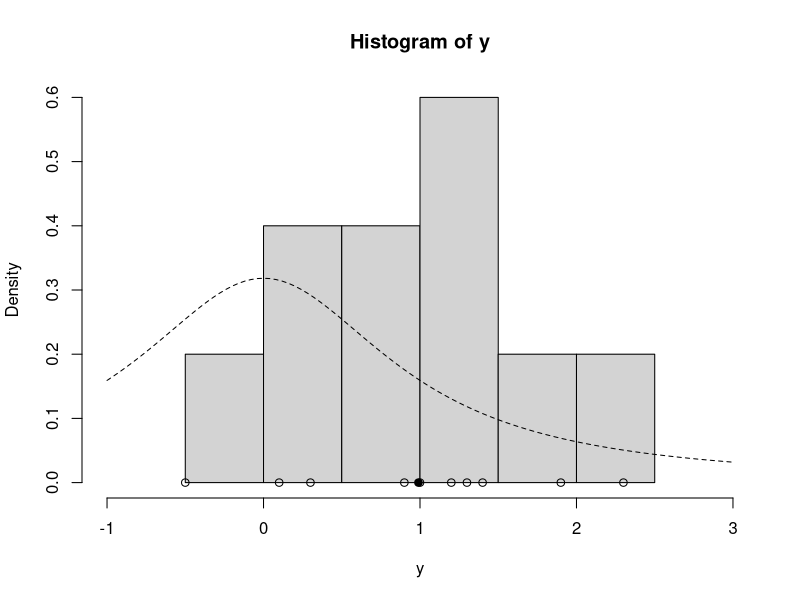
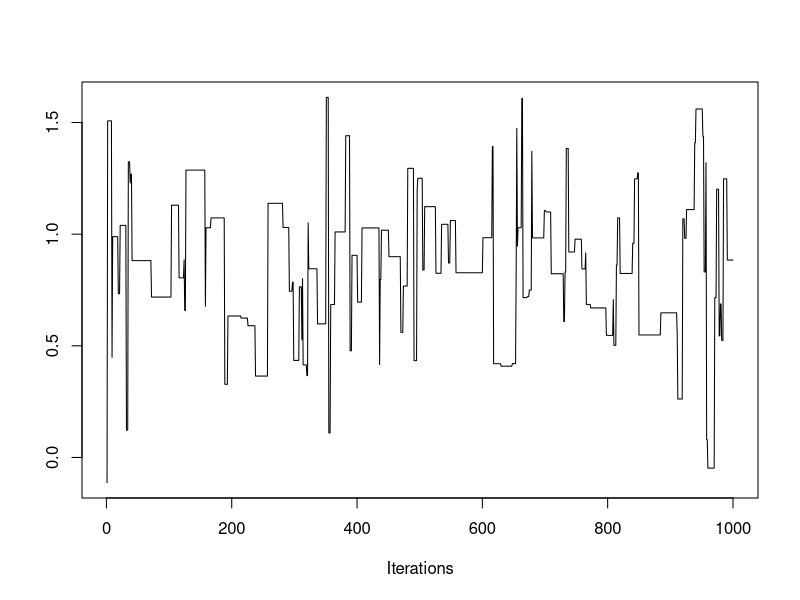
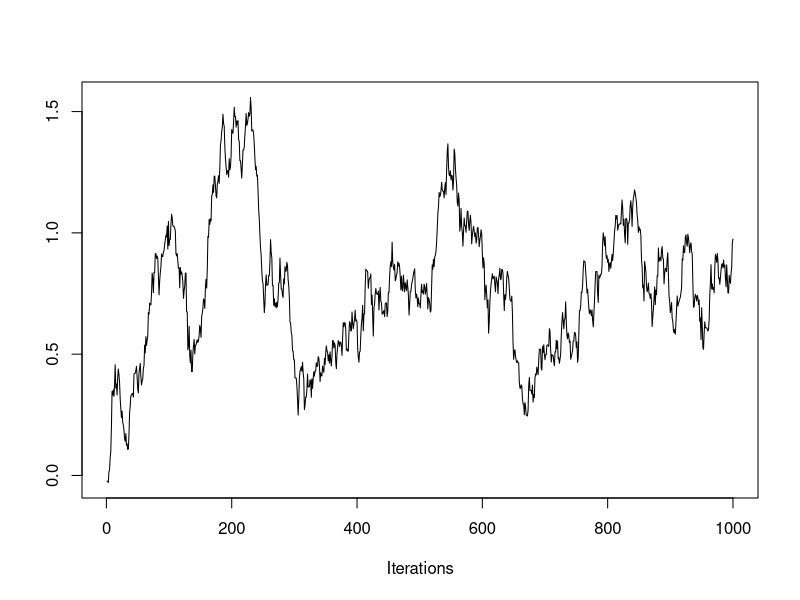
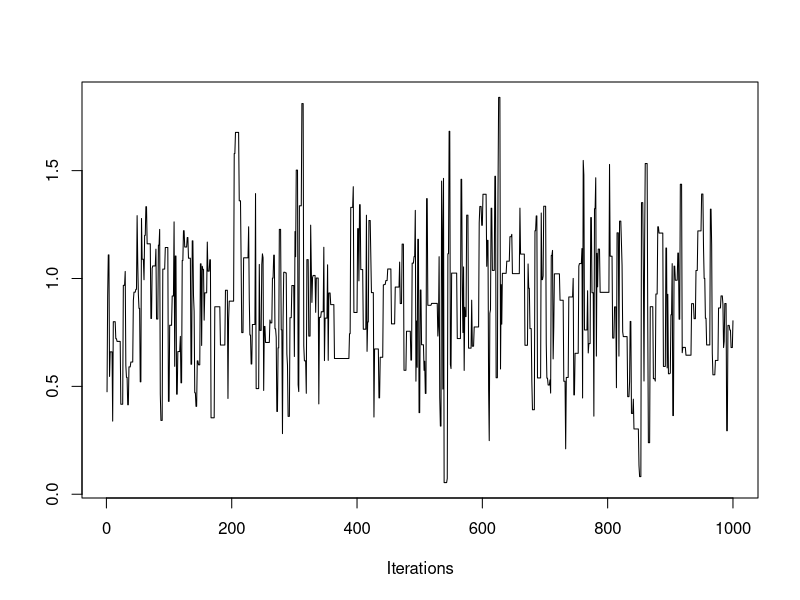
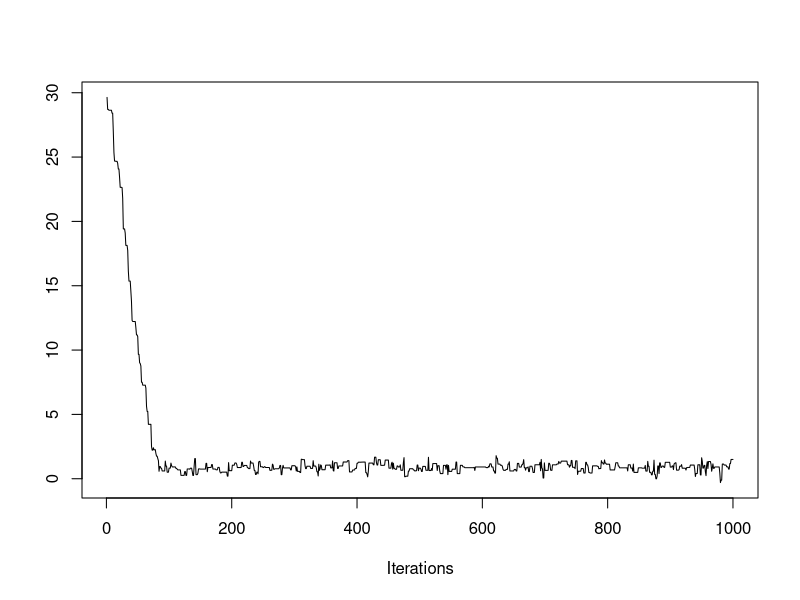
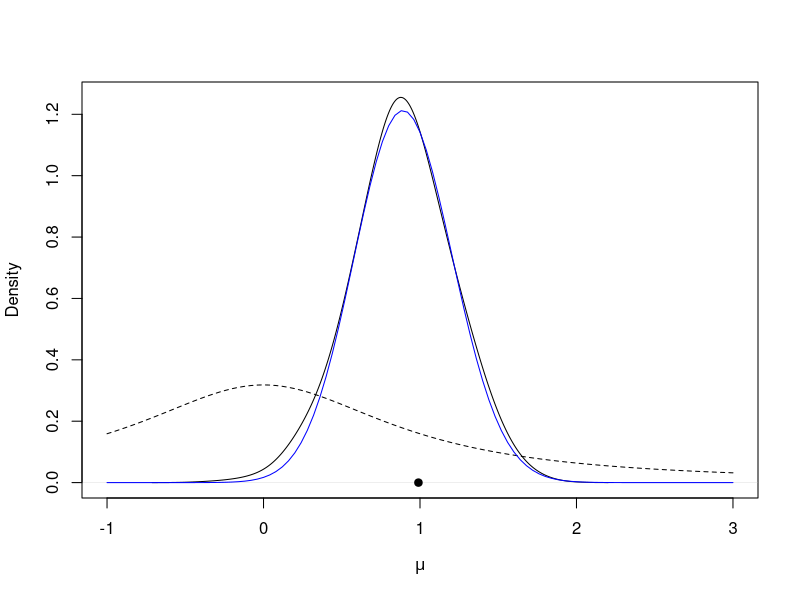

Reproduce these figures in R, in order.
#https://d3c33hcgiwev3.cloudfront.net/_caf094bf3db01507bea6305d040883e4_lesson_04.html?Expires=1684627200&Signature=ieSfNn7pOOTrYqhr89EkQisfeDj6PfR8PH3rHziVho87fMf7TpA3T9-~li5mRI-dbomUYq2gASX1B37RzeWVl3Zp5TTzcP-OLyEMzSSWq07FDZ1mqB-M5jVTNZtdEJuURZKA6d6buYi67CeiI-8wwLbHasmm1wEIPsRZKgSfXUU_&Key-Pair-Id=APKAJLTNE6QMUY6HBC5A


lg = function(mu, n, ybar) {
  mu2 = mu^2
  n * (ybar * mu - mu2 / 2.0) - log(1 + mu2)
}

mh = function(n, ybar, n_iter, mu_init, cand_sd) {
  ## Random-Walk Metropolis-Hastings algorithm
  
  ## step 1, initialize
  mu_out = numeric(n_iter)
  accpt = 0
  mu_now = mu_init
  lg_now = lg(mu=mu_now, n=n, ybar=ybar)
  
  ## step 2, iterate
  for (i in 1:n_iter) {
    ## step 2a
    mu_cand = rnorm(n=1, mean=mu_now, sd=cand_sd) # draw a candidate
    
    ## step 2b
    lg_cand = lg(mu=mu_cand, n=n, ybar=ybar) # evaluate log of g with the candidate
    lalpha = lg_cand - lg_now # log of acceptance ratio
    alpha = exp(lalpha)
    
    ## step 2c
    u = runif(1) # draw a uniform variable which will be less than alpha with probability min(1, alpha)
    if (u < alpha) { # then accept the candidate
      mu_now = mu_cand
      accpt = accpt + 1 # to keep track of acceptance
      lg_now = lg_cand
    }
    
    ## collect results
    mu_out[i] = mu_now # save this iteration's value of mu
  }
  
  ## return a list of output
  list(mu=mu_out, accpt=accpt/n_iter)
}



# -- values 
y = c(1.2, 1.4, -0.5, 0.3, 0.9, 2.3, 1.0, 0.1, 1.3, 1.9)
ybar = mean(y)
n = length(y)
hist(y, freq=FALSE, xlim=c(-1.0, 3.0)) # histogram of the data
curve(dt(x=x, df=1), lty=2, add=TRUE) # prior for mu
points(y, rep(0,n), pch=1) # individual data points
points(ybar, 0, pch=19) # sample mean



#------
set.seed(43) # set the random seed for reproducibility
post = mh(n=n, ybar=ybar, n_iter=1e3, mu_init=0.0, cand_sd=3.0)
str(post)

install.packages("coda")
library("coda")
traceplot(as.mcmc(post$mu))


#------
post = mh(n=n, ybar=ybar, n_iter=1e3, mu_init=0.0, cand_sd=0.05)
post$accpt

traceplot(as.mcmc(post$mu))

#------
post = mh(n=n, ybar=ybar, n_iter=1e3, mu_init=0.0, cand_sd=0.9)
post$accpt

traceplot(as.mcmc(post$mu))

#------
post = mh(n=n, ybar=ybar, n_iter=1e3, mu_init=30.0, cand_sd=0.9)
post$accpt

traceplot(as.mcmc(post$mu))




#------
post$mu_keep = post$mu[-c(1:100)] # discard the first 200 samples
plot(density(post$mu_keep, adjust=2.0), main="", xlim=c(-1.0, 3.0), xlab=expression(mu)) # plot density estimate of the posterior
curve(dt(x=x, df=1), lty=2, add=TRUE) # prior for mu
points(ybar, 0, pch=19) # sample mean

curve(0.017*exp(lg(mu=x, n=n, ybar=ybar)), from=-1.0, to=3.0, add=TRUE, col="blue") # approximation to the true posterior in blue

